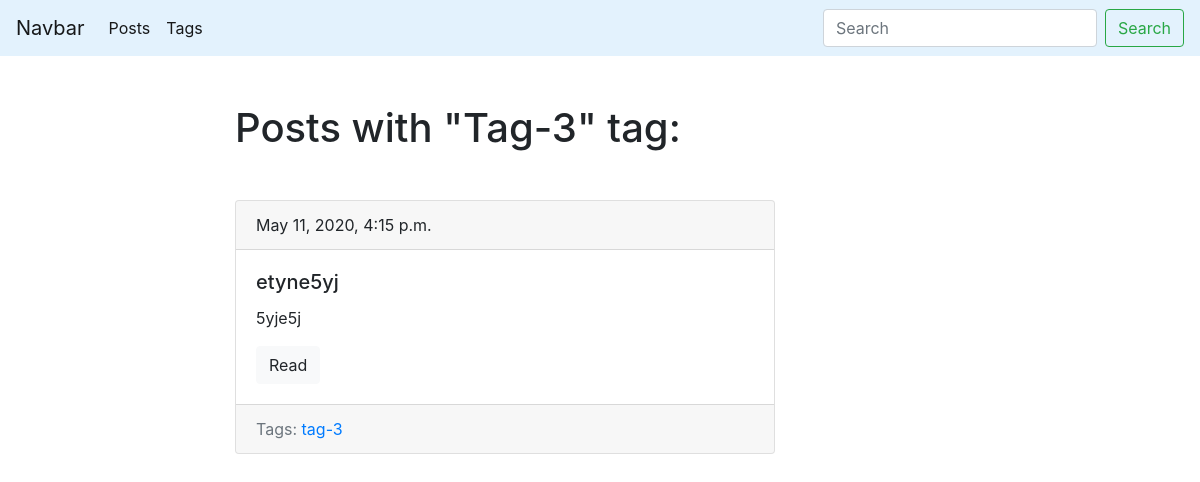
Page /blog/tag/sdfvwsdvw34/ on the committed database.
### blog/models.py (models this page shows, shortened)
class Tag(models.Model):
    title = models.CharField(max_length=50)
    slug = models.SlugField(max_length=50, unique=True)
    def get_absolute_url(self):
        return reverse('tag_detail_url', kwargs={'slug': self.slug})
    class Meta:
        ordering = ['title']

class Post(models.Model):
    title = models.CharField(max_length=150, db_index=True)
    slug = models.SlugField(max_length=150, blank=True, unique=True)
    body = models.TextField(blank=True, db_index=True)
    tags = models.ManyToManyField('Tag', blank=True, related_name='posts')
    date_pub = models.DateTimeField(auto_now_add=True)  # to save current date when the field saved to DB
    def get_absolute_url(self):
        return reverse('post_detail_url', kwargs={'slug': self.slug})  # no "url" func. and "slug" arg in pattern
    def save(self, *args, **kwargs):
        if not self.id:
            self.slug = gen_slug(self.title)
        super().save(*args, **kwargs)
    class Meta:
        ordering = ['-date_pub']  # sort conditions

### blog/views.py (the view)
# urls.py: path('tag/<str:slug>/', TagDetail.as_view(), name='tag_detail_url'),
class TagDetail(ObjectDetailMixin, View):
    model = Tag
    template = 'blog/tag_detail.html'

### blog/utils.py (called while the page is built)
    def get(self, request, slug):  # process GET requests, no needs in "if else"...
        obj = get_object_or_404(self.model, slug__iexact=slug)  # class indeed + condition
        return render(request, self.template,
                      context={self.model.__name__.lower(): obj, 'admin_object': obj, 'detail': True})

### blog/templates/blog/tag_detail.html (shortened to what this page needs)
{% extends 'blog/base_blog.html' %}
{% block content %}
    <h1 class="mb-5">Posts with "{{ tag.title|title }}" tag:</h1>
    {% for post in tag.posts.all %}
        {% include 'blog/includes/post_card_template.html' %}
    {% endfor %}
{% endblock %}

### blog/templates/blog/includes/post_card_template.html
<div class="card mb-4">
    <div class="card-header">
        {{ post.date_pub }}
    </div>
    <div class="card-body">
        <h5 class="card-title">{{post.title}}</h5>
        <p class="card-text">{{ post.body|truncatewords:15}}</p>
        <a href="{{ post.get_absolute_url }}" class="btn btn-light">Read</a>
    </div>
    <div class="card-footer text-muted">
        Tags:
        {% for tag in post.tags.all %}
            <a href="{{ tag.get_absolute_url }}">{{ tag.title }}</a>
        {% endfor %}
    </div>
</div>

### rows in the picture
Tag: title "Tag-3", title "tag-3"
Post: date_pub "May 11, 2020, 4:15 p.m.", title "etyne5yj", body "5yje5j"
